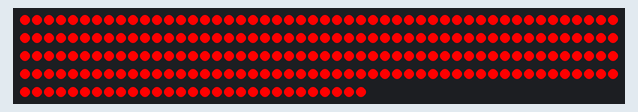
This sketch was run on a simulated Arduino Uno, built with avr-gcc and run on an emulated ATmega328P. Shown: 229 RGB LEDs in strip order, left to right, continuing on the next row. Dim RGB values are drawn brighter than linear.

Above: at 0.16 s.
At 3.18 s:
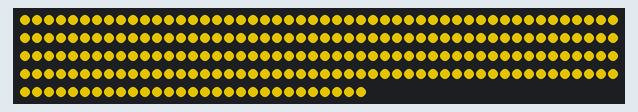
At 8.94 s:
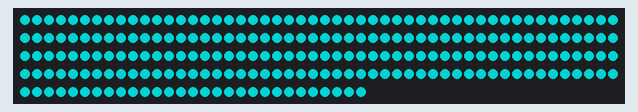
At 19.24 s:
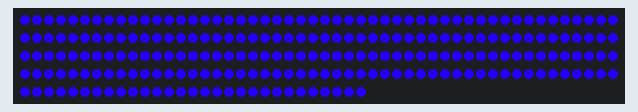
At 28.62 s:
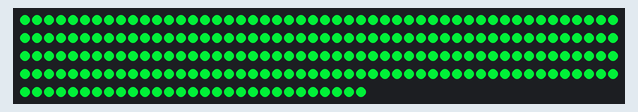
At 39.51 s:
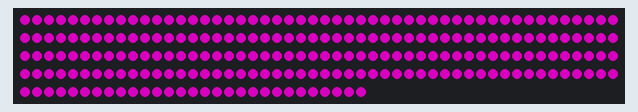

The sketch:

hue_roll.ino
```cpp
#include <FastLED.h>

#define NUM_LEDS 229
#define LED_PIN 7

CRGB leds[NUM_LEDS];

void setup()
{
	FastLED.addLeds<NEOPIXEL, LED_PIN>(leds, NUM_LEDS);
}

void loop()
{
	static uint8_t hue = 0;

	leds[0] = CHSV(hue, 255, 255);
	for (int i = 1; i < NUM_LEDS; i++)
	{
		leds[i] = CHSV(hue + i * (128 / NUM_LEDS), 255, 255);
	}

	FastLED.show();
	hue++;
}
```
